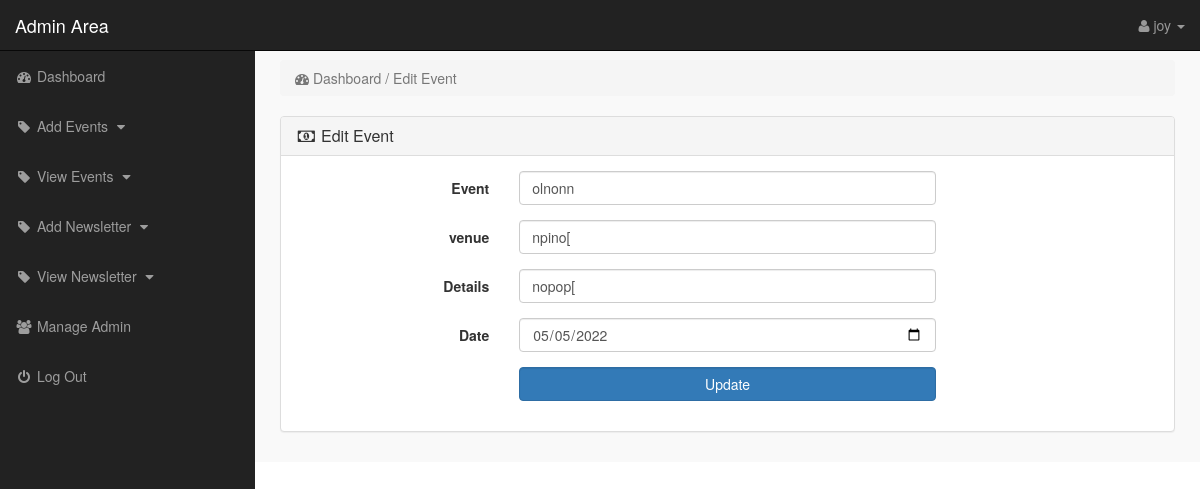
Screenshot of /admin/index.php?edit_event=5 (signed in) with the database file from the repository.
### tables this page shows
CREATE TABLE `events` (
  `id` int(10) NOT NULL,
  `event` varchar(255) NOT NULL,
  `venue` varchar(255) NOT NULL,
  `details` varchar(255) NOT NULL,
  `date` date NOT NULL
);

### admin/edit_event.php (the view, shortened to what this page needs)
<?php
    if(!isset($_SESSION['email'])){
        echo "<script>window.open('login.php','_self')</script>";
    }else{
?>
<?php
    if(isset($_GET['edit_event'])){
        $edit_id = $_GET['edit_event'];
        $get_event = "select * from events where id='$edit_id'";
        $run_edit = mysqli_query($con,$get_event);
        $row_edit = mysqli_fetch_array($run_edit);
        $event = $row_edit['event'];
        $venue = $row_edit['venue'];
        $details = $row_edit['details'];
        $date = $row_edit['date'];
    }
?>
<!DOCTYPE html>
<html lang="en">
<head>
</head>
<body>
<div class="row">
    <div class="col-lg-12">
        <ol class="breadcrumb">
            <li class="active">
                <i class="fa fa-dashboard"></i> Dashboard / Edit Event
            </li>
        </ol>
    </div>
</div>
<div class="row">
    <div class="col-lg-12">
        <div class="panel panel-default">
           <div class="panel-heading">
               <h3 class="panel-title">
                   <i class="fa fa-money fa-fw"></i> Edit Event
               </h3>
           </div>
           <div class="panel-body">
               <form method="post" class="form-horizontal" enctype="multipart/form-data">
                   <div class="form-group">
                      <label class="col-md-3 control-label"> Event </label>
                      <div class="col-md-6">
                          <input name="event" type="text" class="form-control" required value="<?php echo $event; ?>">
                      </div>
                   </div>
                  <div class="form-group">
                      <label class="col-md-3 control-label"> venue </label>
                      <div class="col-md-6">
                          <input name="venue" type="text" class="form-control" required value="<?php echo $venue; ?>">
                      </div>
                   </div>
                  <div class="form-group">
                      <label class="col-md-3 control-label"> Details </label>
                      <div class="col-md-6">
                          <input name="details" type="text" class="form-control" required value="<?php echo $details; ?>">
                      </div>
                   </div>
                  <div class="form-group">
                      <label class="col-md-3 control-label"> Date </label>
                      <div class="col-md-6">
                          <input name="event" type="date" class="form-control" required value="<?php echo $date; ?>">
                      </div>
                   </div>
                   <div class="form-group">
                      <label class="col-md-3 control-label"></label>
                      <div class="col-md-6">
                          <input name="update" value="Update" type="submit" class="btn btn-primary form-control">
                      </div>
                   </div>
               </form>
           </div>
        </div>
    </div>
</div>
</body>
</html>
<?php } ?>

### admin/includes/sidebar.php (shortened to what this page needs)
<?php
    if(!isset($_SESSION['email'])){
        echo "<script>window.open('login.php','_self')</script>";
    }else{
?>
<nav class="navbar navbar-inverse navbar-fixed-top">
    <div class="navbar-header">
        <a href="index.php?dashboard" class="navbar-brand">Admin Area</a>
    </div>
    <ul class="nav navbar-right top-nav">
        <li class="dropdown">
            <a href="#" class="dropdown-toggle" data-toggle="dropdown">
                <i class="fa fa-user"></i> <?php echo $admin_name;  ?> <b class="caret"></b>
            </a>
        </li>
    </ul>
    <div class="collapse navbar-collapse navbar-ex1-collapse">
        <ul class="nav navbar-nav side-nav">
            <li>
                <a href="index.php?dashboard">
                        <i class="fa fa-fw fa-dashboard"></i> Dashboard
                </a>
            </li>
            <li>
                <a href="index.php?add_events" >
                        <i class="fa fa-fw fa-tag"></i> Add Events
                        <i class="fa fa-fw fa-caret-down"></i>
                </a>
            </li>
            <li>
                <a href="index.php?view_events" >
                        <i class="fa fa-fw fa-tag"></i> View Events
                        <i class="fa fa-fw fa-caret-down"></i>
                </a>
            </li>
            <li>
                <a href="index.php?add_newsletter" >
                        <i class="fa fa-fw fa-tag"></i> Add Newsletter
                        <i class="fa fa-fw fa-caret-down"></i>
                </a>
            </li>
            <li>
                <a href="index.php?view_newsletter" >
                        <i class="fa fa-fw fa-tag"></i> View Newsletter
                        <i class="fa fa-fw fa-caret-down"></i>
                </a>
            </li>
            <li>
                <a href="#">
                    <i class="fa fa-fw fa-users"></i> Manage Admin
                </a>
            </li>
            <li>
                <a href="logout.php">
                  <i class="fa fa-fw fa-power-off"></i> Log Out
                </a>
            </li>
        </ul>
    </div>
</nav>
<?php } ?>

### admin/CSS/style.css (style rules this page uses)
body { margin-top: 100px; }
@media (min-width: 768px) { body { margin-top: 50px; } }
.top-nav { padding: 0 15px; }
.top-nav>li { float: left; display: inline-block; }
.top-nav>li>a { color: #999999; line-height: 20px; padding-top: 15px; padding-bottom: 15px; }
@media (min-width: 768px) { .side-nav { position: fixed; top: 51px; bottom: 0; width: 255px; overflow-y: auto; overflow-x: hidden; background-color: #222222; padding-bottom: 40px; border-radius: 0; } }
@media (min-width: 768px) { .side-nav>li>a { width: 255px; } }
.panel-body { border-radius: 5px; }

### rows the page displays
events: event "olnonn", venue "npino[", details "nopop[", event "05/05/2022"

### other values shown
$admin_name "joy"
